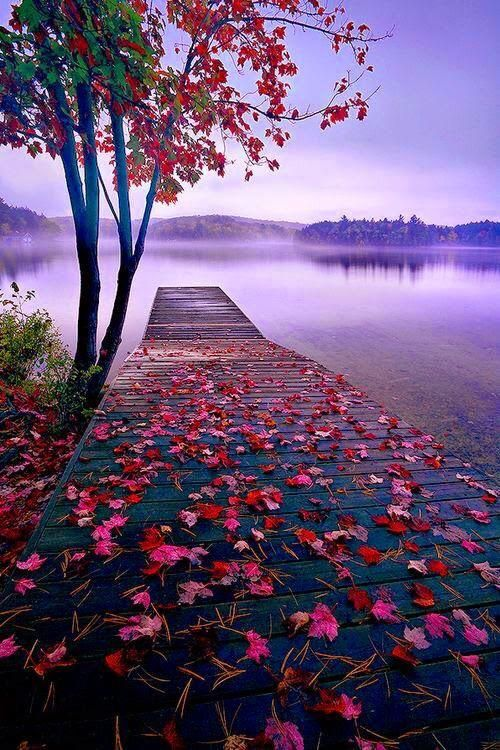
#> input picture Nature.jpg, 500 x 750 px
$ jupyter execute LGM_TASK-3.ipynb
#> lines starting #> are read from the running program, lines starting #| are printed output that depends on the picture
### LGMVIP - DATA SCIENCE

### BY:- VIDYA NARUTE

### Task-3_ Image to Pencil Sketch with Python

[cell 1]
import cv2

# Read the image
img = cv2.imread('Nature.jpg')
#> img is the input picture: shape (750, 500, 3); mean B, G, R 116.1, 81.3, 104.5
cv2.imshow('Original Image', img)

# convert image into grayscale image
gray_image = cv2.cvtColor(img, cv2.COLOR_BGR2GRAY)
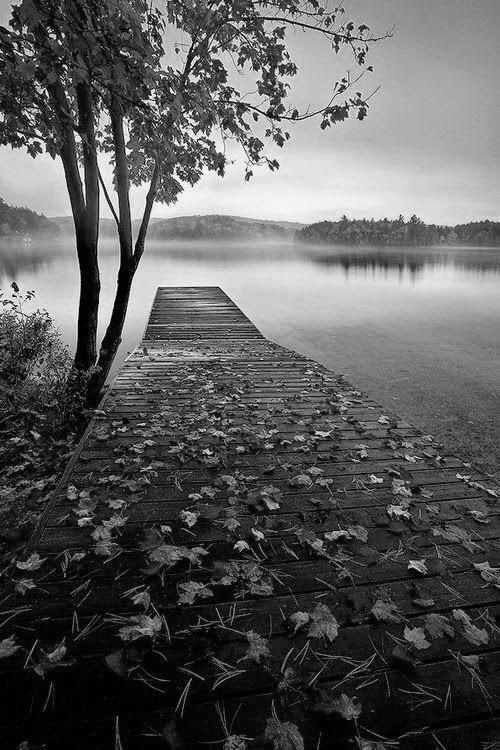
#> gray_image: shape (750, 500); min 0, max 254, mean 92.2
cv2.imshow('Grayscaled Image', gray_image)

# invert the grayscale image (negative image)
inverted_gray_image = 255 - gray_image
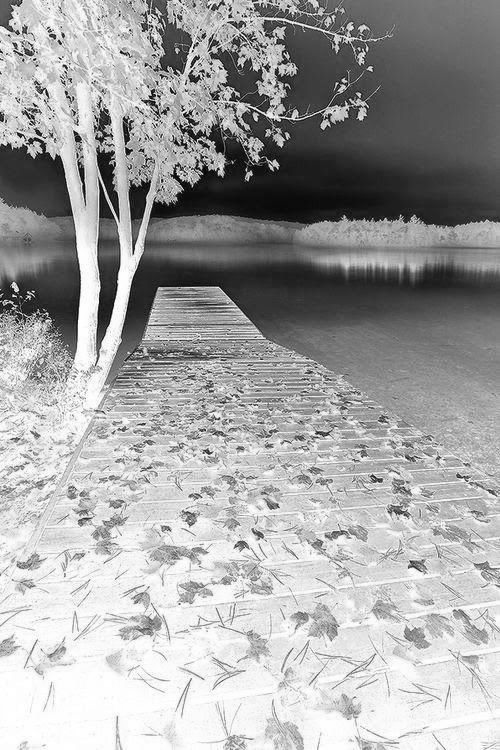
#> inverted_gray_image: shape (750, 500); min 1, max 255, mean 162.8
cv2.imshow('Inverted Grayscaled Image', inverted_gray_image)

# blur the grayscale image and invert the blurred grayscale image
blurred_img=cv2.GaussianBlur(inverted_gray_image, (21, 21),0)
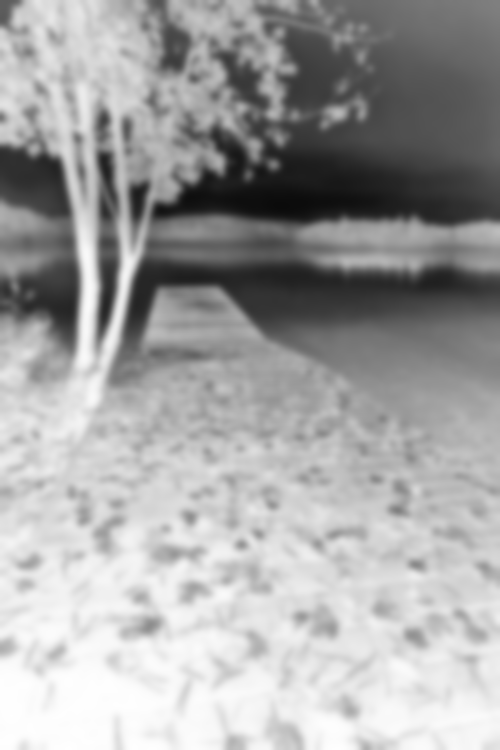
#> blurred_img: shape (750, 500); min 11, max 255, mean 162.8
inverted_blurred_img = 255 - blurred_img
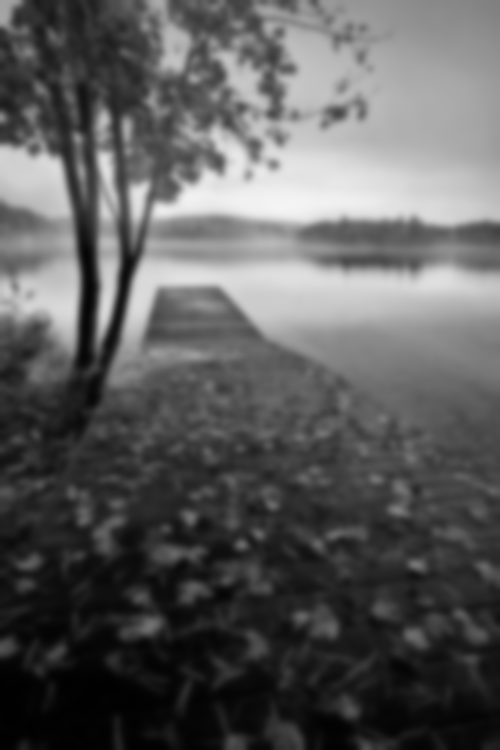
#> inverted_blurred_img: shape (750, 500); min 0, max 244, mean 92.2
cv2.imshow('Inverted Blurred Grayscaled Image', inverted_blurred_img)

# create pencil sketch by mixing the grayscale image with inverted blurred image
pencil_sketch = cv2.divide(gray_image, inverted_blurred_img, scale = 256.0)
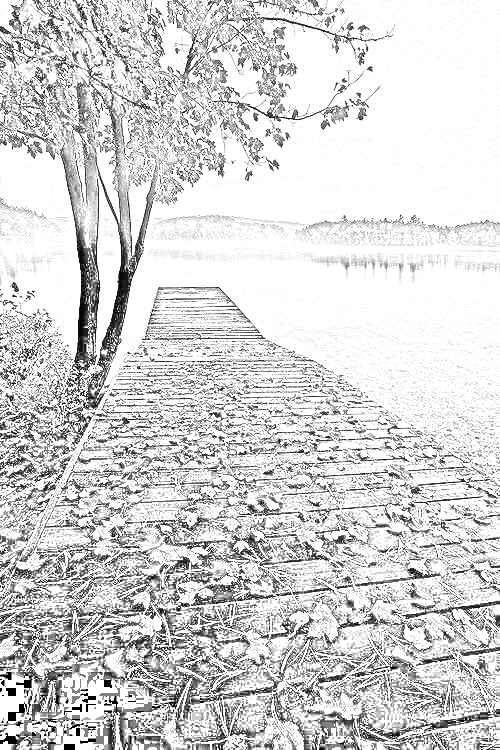
#> pencil_sketch: shape (750, 500); min 0, max 255, mean 213.1
cv2.imshow('Pencil Sketch', pencil_sketch)
cv2.waitKey(0)
